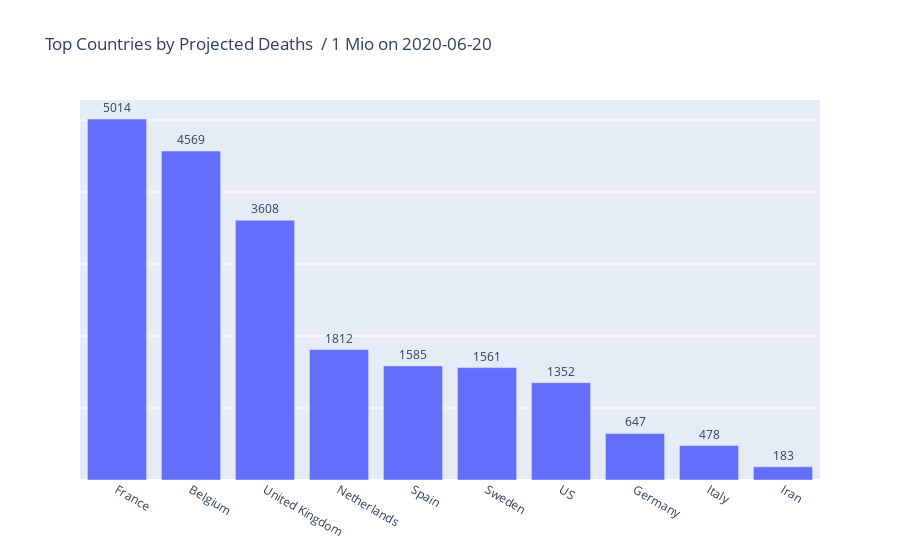

This figure's notebook cell:
### Code cell
totalcases = pd_sims_enddate.loc['projectedDeaths_per1mio'].sort_values(ascending=False)
top10 = totalcases.head(10)
fig = go.Figure(go.Bar(x=top10.index, y=top10.values,
                      text=top10.values,
            textposition='outside'))
fig.update_layout(title_text='Top Countries by Projected Deaths  / 1 Mio on '+enddate)
fig.update_yaxes(showticklabels=False)

fig.show()
fig.write_html("datasets/"+datetoday+"_top10_projecteddeaths.html")

### Figure 1 — Plotly figure (JSON) as saved in the notebook; plotly's stock layout.template omitted (floating-point values rounded to 4 significant figures)
{"data": [{"text": [5014, 4569, 3608, 1812, 1585, 1561, 1352, 647, 478, 183], "textposition": "outside", "type": "bar", "x": ["France", "Belgium", "United Kingdom", "Netherlands", "Spain", "Sweden", "US", "Germany", "Italy", "Iran"], "y": [5014, 4569, 3608, 1812, 1585, 1561, 1352, 647, 478, 183]}], "layout": {"title": {"text": "Top Countries by Projected Deaths  / 1 Mio on 2020-06-20"}, "yaxis": {"showticklabels": false}}}
